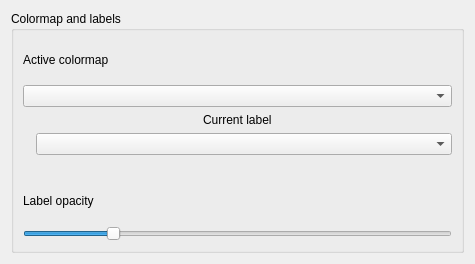
<?xml version="1.0" encoding="UTF-8"?>
<ui version="4.0">
 <class>ColormapWidget</class>
 <widget class="QWidget" name="ColormapWidget">
  <property name="geometry">
   <rect>
    <x>0</x>
    <y>0</y>
    <width>475</width>
    <height>264</height>
   </rect>
  </property>
  <property name="windowTitle">
   <string>LabelWidget</string>
  </property>
  <layout class="QVBoxLayout" name="verticalLayout_2">
   <item>
    <widget class="QGroupBox" name="groupBox">
     <property name="title">
      <string>Colormap and labels</string>
     </property>
     <layout class="QVBoxLayout" name="verticalLayout">
      <item>
       <widget class="QLabel" name="label_3">
        <property name="text">
         <string>Active colormap</string>
        </property>
       </widget>
      </item>
      <item>
       <widget class="QComboBox" name="colormapComboBox"/>
      </item>
      <item>
       <layout class="QHBoxLayout" name="LabelChooser">
        <item>
         <layout class="QVBoxLayout" name="leftLabel">
          <item alignment="Qt::AlignHCenter|Qt::AlignTop">
           <widget class="QLabel" name="currentLabelLeft">
            <property name="text">
             <string>Current label</string>
            </property>
           </widget>
          </item>
          <item>
           <layout class="QHBoxLayout" name="horizontalLayout">
            <property name="topMargin">
             <number>0</number>
            </property>
            <item>
             <widget class="QLabel" name="labelIndicator">
              <property name="styleSheet">
               <string notr="true">border-color: rgb(0, 0, 0);
border-size: 1px;</string>
              </property>
              <property name="text">
               <string/>
              </property>
             </widget>
            </item>
            <item>
             <widget class="QComboBox" name="leftComboBox">
              <property name="sizePolicy">
               <sizepolicy hsizetype="MinimumExpanding" vsizetype="Fixed">
                <horstretch>0</horstretch>
                <verstretch>0</verstretch>
               </sizepolicy>
              </property>
              <property name="insertPolicy">
               <enum>QComboBox::InsertAtBottom</enum>
              </property>
              <property name="sizeAdjustPolicy">
               <enum>QComboBox::AdjustToContents</enum>
              </property>
             </widget>
            </item>
           </layout>
          </item>
          <item alignment="Qt::AlignHCenter|Qt::AlignTop">
           <widget class="QLabel" name="lblLeftLabelName">
            <property name="text">
             <string/>
            </property>
           </widget>
          </item>
         </layout>
        </item>
       </layout>
      </item>
      <item>
       <widget class="QLabel" name="label_4">
        <property name="text">
         <string>Label opacity</string>
        </property>
       </widget>
      </item>
      <item>
       <widget class="QSlider" name="opacitySlider">
        <property name="maximum">
         <number>100</number>
        </property>
        <property name="value">
         <number>20</number>
        </property>
        <property name="orientation">
         <enum>Qt::Horizontal</enum>
        </property>
       </widget>
      </item>
     </layout>
    </widget>
   </item>
  </layout>
 </widget>
 <resources/>
 <connections/>
</ui>
